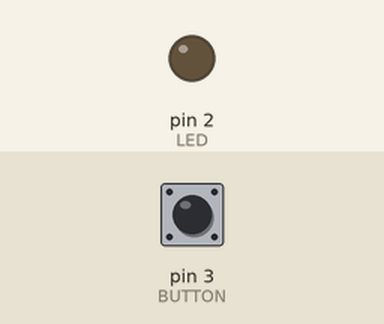
Simulated run of this sketch. Board: Arduino Uno, built with avr-gcc and run on an emulated ATmega328P. Shown: output pins drawn as LEDs (lit = HIGH). The inputs (shaded band) are chosen by the test bench; at power-on: pin 3 (BUTTON) LOW.

Above: at 1.2 s.
1.3 s: pin 3 (BUTTON) pulled HIGH for 0.15 s
At 1.37 s:
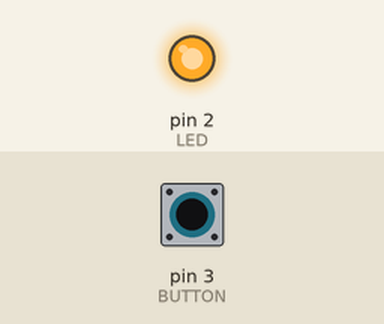
2.9 s: pin 3 (BUTTON) pulled HIGH for 3.2 s
At 6.5 s:
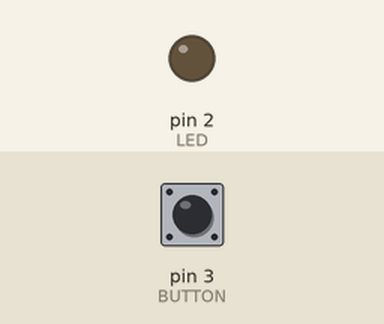
Timing chart, 0 to 8.0 s (numbered marks = the images above; inputs shaded):
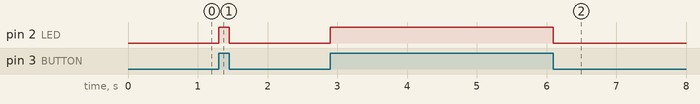

Measured:
- after the input at 1.3 s, pin 2 (LED): LOW → HIGH at once, → LOW 0.15 s later
- after the input at 2.9 s, pin 2 (LED): LOW → HIGH at once, → LOW 3.2 s later

The sketch:

ButtonLEDSketch.ino
```cpp
int LED = 2;
int BUTTON = 3;
bool BUTTONSTATE = false;
void setup() {
  // put your setup code here, to run once:
pinMode(LED, OUTPUT);
pinMode(BUTTON, INPUT);
}

void loop() {
  BUTTONSTATE = digitalRead(BUTTON);
if (BUTTONSTATE == HIGH){
  digitalWrite(LED, HIGH);
}
else {
  digitalWrite(LED, LOW);
}
}
```
